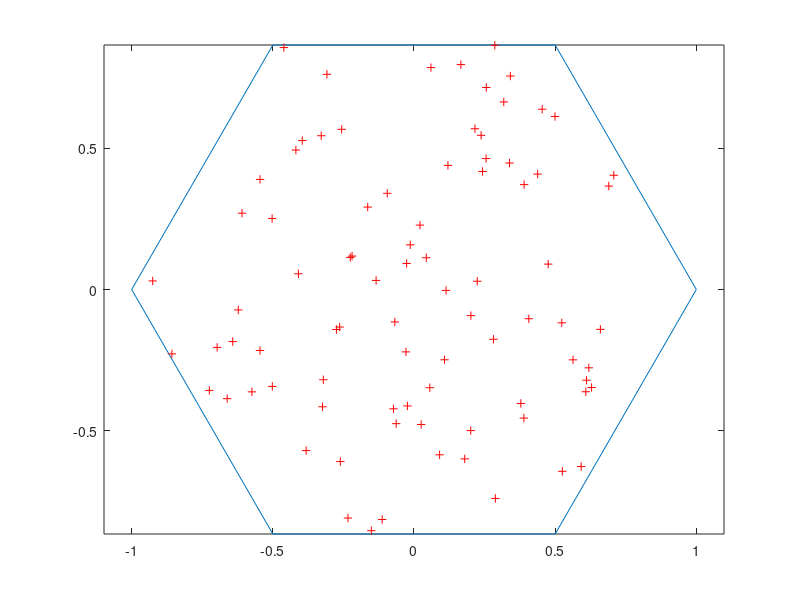

MATLAB code for this plot:
figure

L = linspace(0,2*pi,7); %Cracks
xv = cos(L)';
yv = sin(L)';

xq = randn(250,1);
yq = randn(250,1);

in = inpolygon(xq,yq,xv,yv);

plot(xv,yv)
axis equal

hold on
plot(xq(in),yq(in),'r+') 

hold off